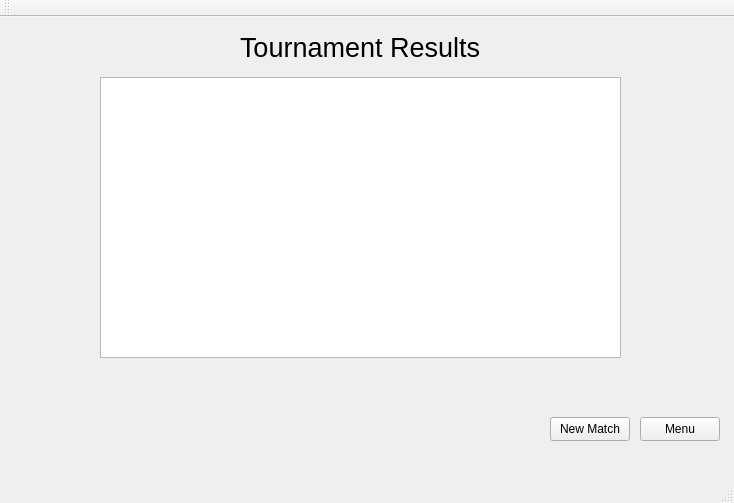
<?xml version="1.0" encoding="UTF-8"?>
<ui version="4.0">
 <class>MatchStandingsClass</class>
 <widget class="QMainWindow" name="MatchStandingsClass">
  <property name="geometry">
   <rect>
    <x>0</x>
    <y>0</y>
    <width>734</width>
    <height>503</height>
   </rect>
  </property>
  <property name="windowTitle">
   <string>MatchStandings</string>
  </property>
  <widget class="QWidget" name="centralWidget">
   <widget class="QListWidget" name="resultsWidget">
    <property name="geometry">
     <rect>
      <x>100</x>
      <y>60</y>
      <width>521</width>
      <height>281</height>
     </rect>
    </property>
   </widget>
   <widget class="QLabel" name="label">
    <property name="geometry">
     <rect>
      <x>240</x>
      <y>10</y>
      <width>241</width>
      <height>41</height>
     </rect>
    </property>
    <property name="font">
     <font>
      <pointsize>20</pointsize>
     </font>
    </property>
    <property name="text">
     <string>Tournament Results</string>
    </property>
   </widget>
   <widget class="QPushButton" name="newMatchButton">
    <property name="geometry">
     <rect>
      <x>550</x>
      <y>400</y>
      <width>80</width>
      <height>24</height>
     </rect>
    </property>
    <property name="text">
     <string>New Match</string>
    </property>
   </widget>
   <widget class="QPushButton" name="return2MenuButton">
    <property name="geometry">
     <rect>
      <x>640</x>
      <y>400</y>
      <width>80</width>
      <height>24</height>
     </rect>
    </property>
    <property name="text">
     <string>Menu</string>
    </property>
   </widget>
  </widget>
  <widget class="QMenuBar" name="menuBar">
   <property name="geometry">
    <rect>
     <x>0</x>
     <y>0</y>
     <width>734</width>
     <height>21</height>
    </rect>
   </property>
  </widget>
  <widget class="QToolBar" name="mainToolBar">
   <attribute name="toolBarArea">
    <enum>TopToolBarArea</enum>
   </attribute>
   <attribute name="toolBarBreak">
    <bool>false</bool>
   </attribute>
  </widget>
  <widget class="QStatusBar" name="statusBar"/>
 </widget>
 <layoutdefault spacing="6" margin="11"/>
 <resources/>
 <connections/>
</ui>
